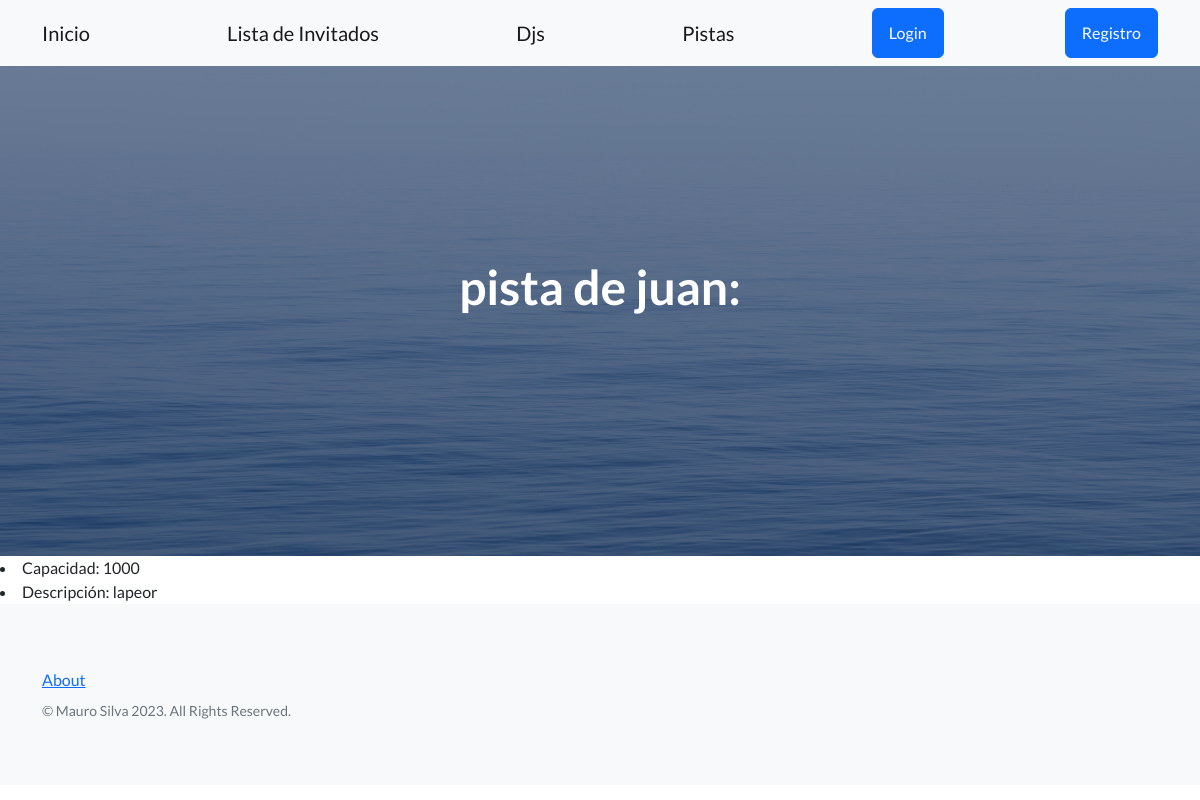
The page /pistas/mostrar-pista/2 on the database its author committed.
### inicio/models.py (models this page shows, shortened)
class Pista(models.Model):
    nombre = models.CharField(max_length=20)
    capacidad = models.IntegerField()
    descripcion = models.TextField(null=True)

### inicio/views.py (the view)
# urls.py: path('pistas/mostrar-pista/<int:pk>', views.MostrarPista.as_view(), name='mostrar pista'),
class MostrarPista(DetailView):
    model = Pista
    template_name = 'inicio/CBV/mostrar-pista-CBV.html'

### inicio/templates/inicio/CBV/mostrar-pista-CBV.html (shortened to what this page needs)
{% extends 'base.html' %}
{% block mensaje_inicio %}
{{pista.nombre}}:
{% endblock mensaje_inicio %}
{% block contenido %}
<li>Capacidad: {{pista.capacidad}}</li>
<li>Descripción: {{pista.descripcion}}</li>
{% endblock contenido %}

### rows shown on the page
Pista: nombre "pista de juan", capacidad "1000", descripcion "lapeor"
